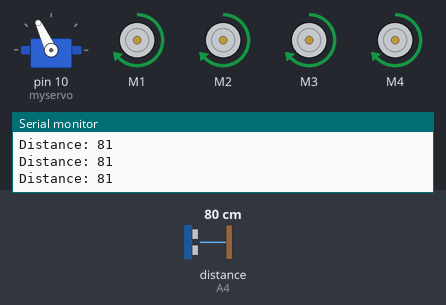
The sketch below on a simulated Arduino Uno, built with avr-gcc and run on an emulated ATmega328P. On the bench: servo, 4 × DC motor (green arrow = forward, orange = backward, longer = faster), the last lines printed to the serial monitor. The test bench sets the inputs (shaded band); at power-on: distance to the obstacle (sensor on A4) 80 cm. The echo pulse lasts 58.3 µs per cm.

Above: at 2.3 s.
2.4 s: distance to the obstacle (sensor on A4) set to 18 cm
5.4 s: distance to the obstacle (sensor on A4) set to 13 cm
At 6.8 s:
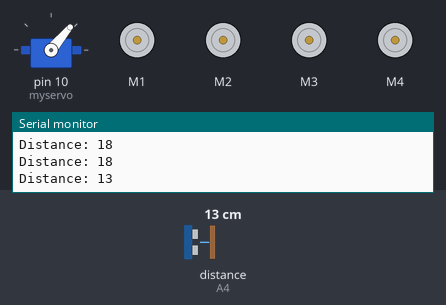
8.4 s: distance to the obstacle (sensor on A4) set to 35 cm
At 8.73 s:
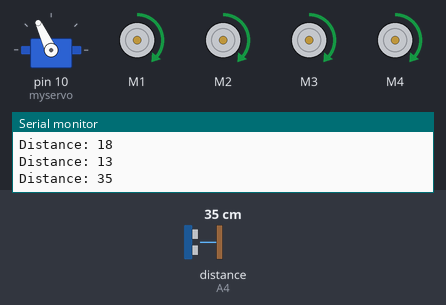
10.3 s: distance to the obstacle (sensor on A4) set to 2 cm
At 12.5 s:
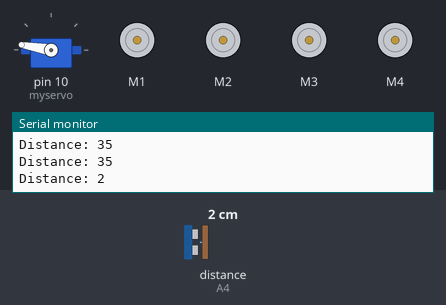
Timing chart, 0 to 14.3 s (numbered marks = the images above; inputs shaded):
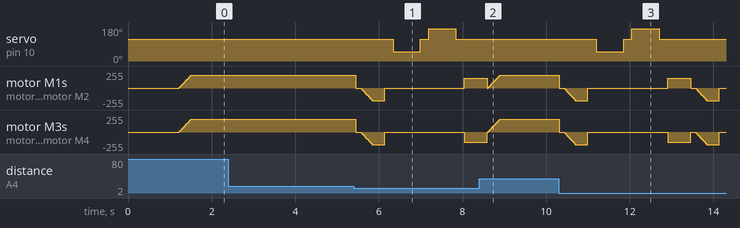

Measured:
- the behaviour switches between 16 and 15 cm on distance to the obstacle (sensor on A4) (found by bisection; images 0 and 1)
- after the input at 5.4 s, servo on pin 10 (myservo): 115° → 50° after 0.94 s, → 115° 0.65 s later, → 170° 0.20 s later, → 115° 0.65 s later
- after the input at 8.4 s, servo on pin 10 (myservo): stays 115° (without the input it goes to 50° after 1.1 s)

The sketch:

ARDUINO_OBSTACLE_AVOIDING_CAR.ino
```cpp
// Robo car // Luv_Sahu //

// Required Libraries
#include <AFMotor.h>
#include <NewPing.h>
#include <Servo.h>

// Pin Definitions
#define TRIG_PIN A0
#define ECHO_PIN A4
#define MAX_DISTANCE 200

#define MAX_SPEED 190  // DC motor max speed
#define TURN_SPEED 150 // Speed while turning

// Sensor and Motor Setup
NewPing sonar(TRIG_PIN, ECHO_PIN, MAX_DISTANCE);
AF_DCMotor motor1(1, MOTOR12_1KHZ);
AF_DCMotor motor2(2, MOTOR12_1KHZ);
AF_DCMotor motor3(3, MOTOR34_1KHZ);
AF_DCMotor motor4(4, MOTOR34_1KHZ);
Servo myservo;

// Global Variables
boolean goesForward = false;
int distance = 100;
int speedSet = 0;

void setup() {
  Serial.begin(9600); // Initialize Serial Monitor

  myservo.attach(10);
  myservo.write(115);
  delay(1000);

  // Read initial distance
  distance = readPing();
  delay(100);
}

void loop() {
  int distanceR = 0, distanceL = 0;

  // Read distance & debug output
  distance = readPing();
  Serial.print("Distance: ");
  Serial.println(distance);

  if (distance <= 15) {
    moveStop();
    delay(100);
    moveBackward();
    delay(300);
    moveStop();
    delay(200);

    // Look left & right for the best path
    distanceR = lookRight();
    delay(200);
    distanceL = lookLeft();
    delay(200);

    // Turn towards the clearer path
    if (distanceR >= distanceL) {
      turnRight();
    } else {
      turnLeft();
    }
  } else {
    moveForward();
  }
}

int lookRight() {
    myservo.write(50);
    delay(500);
    int dist = readPing();
    delay(100);
    myservo.write(115); // Reset servo position
    return dist;
}

int lookLeft() {
    myservo.write(170);
    delay(500);
    int dist = readPing();
    delay(100);
    myservo.write(115); // Reset servo position
    return dist;
}

int readPing() {
  delay(50);
  int cm = sonar.ping_cm();
  return (cm == 0) ? 250 : cm; // Avoid false 0 readings
}

void moveStop() {
  motor1.run(RELEASE);
  motor2.run(RELEASE);
  motor3.run(RELEASE);
  motor4.run(RELEASE);
}

void moveForward() {
  if (!goesForward) {
    goesForward = true;
    motor1.run(FORWARD);
    motor2.run(FORWARD);
    motor3.run(FORWARD);
    motor4.run(FORWARD);
    for (speedSet = 0; speedSet < MAX_SPEED; speedSet += 2) {
      motor1.setSpeed(speedSet);
      motor2.setSpeed(speedSet);
      motor3.setSpeed(speedSet);
      motor4.setSpeed(speedSet);
      delay(3);
    }
  }
}

void moveBackward() {
    goesForward = false;
    motor1.run(BACKWARD);
    motor2.run(BACKWARD);
    motor3.run(BACKWARD);
    motor4.run(BACKWARD);
    for (speedSet = 0; speedSet < MAX_SPEED; speedSet += 2) {
      motor1.setSpeed(speedSet);
      motor2.setSpeed(speedSet);
      motor3.setSpeed(speedSet);
      motor4.setSpeed(speedSet);
      delay(3);
    }
}

void turnRight() {
  motor1.run(FORWARD);
  motor2.run(FORWARD);
  motor3.run(BACKWARD);
  motor4.run(BACKWARD);
  motor1.setSpeed(TURN_SPEED);
  motor2.setSpeed(TURN_SPEED);
  motor3.setSpeed(TURN_SPEED);
  motor4.setSpeed(TURN_SPEED);
  delay(500);
}

void turnLeft() {
  motor1.run(BACKWARD);
  motor2.run(BACKWARD);
  motor3.run(FORWARD);
  motor4.run(FORWARD);
  motor1.setSpeed(TURN_SPEED);
  motor2.setSpeed(TURN_SPEED);
  motor3.setSpeed(TURN_SPEED);
  motor4.setSpeed(TURN_SPEED);
  delay(500);
}
```
